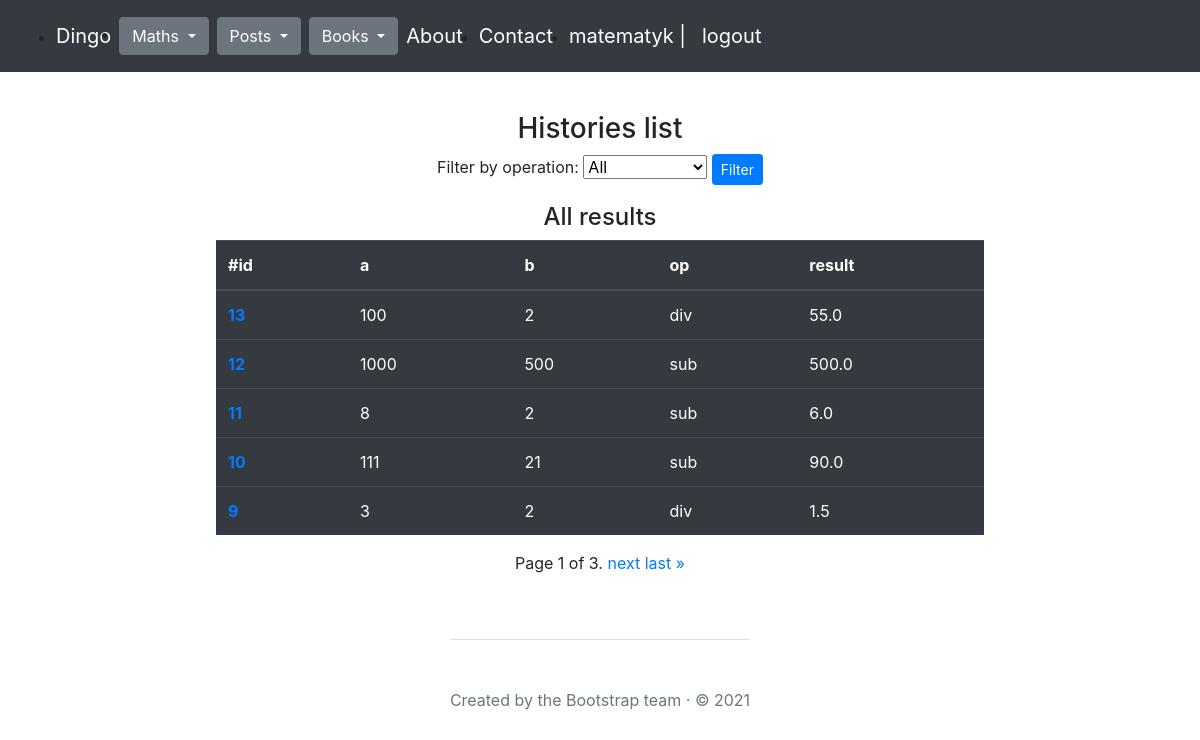
/maths/histories/ (signed in), run on the app's committed database.
### maths/models.py (models this page shows, shortened)
class Math(models.Model):
    class Meta:
        ordering = ["-id"]
    operation = models.CharField(max_length=5, choices=OPERATION_CHOICES)
    a = models.IntegerField()
    b = models.IntegerField()
    created = models.DateTimeField(auto_now_add=True)
    result = models.ForeignKey(
        'maths.Result',
        on_delete=models.CASCADE,
        null=True,
        blank=True
    )

class Result(models.Model):
    value = models.FloatField(blank=True, null=True, unique=True)
    error = models.CharField(
        max_length=255,
        null=True,
        blank=True,
        unique=True
    )
    class Meta:
        constraints = [
            models.CheckConstraint(
                name="%(app_label)s_%(class)s_value_error_together",
                check=(
                    models.Q(
                        value__isnull=False,
                        error__isnull=True,
                    )
                    | models.Q(
                        value__isnull=True,
                        error__isnull=False,
                    )
                ),
            )
        ]

### maths/views.py (the view)
# urls.py: path('histories/', maths_list, name="list"),
@login_required
def maths_list(request):
    maths = Math.objects.all()
    page_number = request.GET.get('page')
    operation_filter = request.GET.get('operation')
    if operation_filter:
        maths = Math.objects.filter(operation=operation_filter)
    paginator = Paginator(maths, 5)
    maths = paginator.get_page(page_number)
    return render(
        request=request,
        template_name="maths/list.html",
        context={"maths": maths,
                 "operation_filter": operation_filter,
                }
    )

### maths/templates/maths/list.html (shortened to what this page needs)
{% extends "main.html" %}
{% block content %}
<div class="mt-3 d-flex flex-column align-items-center justify-content-center">
<h3>Histories list</h3>
<form method="get" action="{% url 'maths:list' %}">
    <label for="operation">Filter by operation:</label>
    <select name="operation" id="operation">
        <option value="">All</option>
    </select>
    <button class="btn btn-sm btn-primary" type="submit">Filter</button>
</form>
    {% if operation_filter %}
        <h4 class="mt-3">Filtered by opetarion: {{ operation_filter }}</h4>
    {% else %}
        <h4 class="mt-3">All results</h4>
    {% endif %}
    <div class="table-responsive">
        <table class="table table-dark">
          <thead>
            <tr>
              <th scope="col">#id</th>
              <th scope="col">a</th>
              <th scope="col">b</th>
              <th scope="col">op</th>
              <th scope="col">result</th>
            </tr>
          </thead>
          <tbody>
            {% if maths %}
            {% for m in maths %}
              <tr>
                <th scope="row"><a href="{% url "maths:details" m.id %}">{{ m.id }}</a></th>
                <td>{{ m.a }}</td>
                <td>{{ m.b }}</td>
                <td>{{ m.operation }}</td>
                {% if m.result.value %}
                <td>{{ m.result.value }}</td>
                {% else %}
                <td>{{ m.result.error }}</td>
                {% endif %}
              </tr>
            {% endfor %}
            {% else %}
            No results
            {% endif %}
            </tbody>
        </table>
      </div>
    <div class="pagination">
    <span class="step-links">
        <span class="current">
            Page {{ maths.number }} of {{ maths.paginator.num_pages }}.
        </span>
        {% if maths.has_next %}
            <a href="?page={{ maths.next_page_number }}">next</a>
            <a href="?page={{ maths.paginator.num_pages }}">last »</a>
        {% endif %}
    </span>
    </div>
  </div>
{% endblock %}

### templates/main.html (shortened to what this page needs)
{% load bootstrap4 %}
<!doctype html>
<html lang="en">
<head>
    <link rel="stylesheet" href="https://stackpath.bootstrapcdn.com/bootstrap/4.5.0/css/bootstrap.min.css">
    {% load static %}
    <link rel="stylesheet" type="text/css" href="{% static 'maths/css/style.css' %}">
</head>
<body>
    <div class="col-lg-8 mx-auto p-3 py-md-5">
        <nav class="navbar navbar-expand-md navbar-dark bg-dark fixed-top py-0 d-flex flex-row justify-content-between align-items-center">
            <div class="collapse navbar-collapse d-flex flex-row align-items-end justify-content-start mt-3" id="navbarsExampleDefault">
                <ul class="d-flex flex-row align-items-center justify-content-center">
                    <li><a class="navbar-brand mr-2" href="/greetings">Dingo</a></li>
                    <li>
                        <div class="btn-group mr-2">
                            <button type="button" class="btn btn-secondary dropdown-toggle" data-toggle="dropdown" aria-haspopup="true" aria-expanded="false">
                                Maths
                            </button>
                        </div>
                    </li>
                    <li>
                        <div class="btn-group mr-2">
                            <button type="button" class="btn btn-secondary dropdown-toggle" data-toggle="dropdown" aria-haspopup="true" aria-expanded="false">
                                Posts
                            </button>
                        </div>
                    </li>
                    <li>
                        <div class="btn-group mr-2">
                            <button type="button" class="btn btn-secondary dropdown-toggle" data-toggle="dropdown" aria-haspopup="true" aria-expanded="false">
                                Books
                            </button>
                        </div>
                    </li>
                    <li><a class="navbar-brand" href="/greetings/about/">About</a></li>
                    <li><a class="navbar-brand" href="/greetings/contact/">Contact</a></li>
                    <li>
                        {% if user.is_authenticated %}
                            <a class="navbar-brand">
                                {{ user.username }} | <a class="navbar-brand" href="{% url 'logout' %}">logout</a>
                            </a>
                        {% else %}
                           <a class="navbar-brand" href="{% url 'login' %}">login</a>
                        {% endif %}
                    </li>
                </ul>
            </div>
        </nav>
        <main>
            <div id="content" class="mt-5">
                {% block content %}{% endblock %}
            </div>
        </main>
        <div class="mt-3 d-flex flex-column align-items-center justify-content-center">
            <footer class="pt-5 my-5 text-muted border-top">
                Created by the Bootstrap team &middot; &copy; 2021
            </footer>
        </div>
    </div>
</body>
</html>

### data on the page
Math: id "13", a "100", b "2", operation "div", result.value "55.0"
Math: id "12", a "1000", b "500", operation "sub", result.value "500.0"
Math: id "11", a "8", b "2", operation "sub", result.value "6.0"
Math: id "10", a "111", b "21", operation "sub", result.value "90.0"
Math: id "9", a "3", b "2", operation "div", result.value "1.5"

### other printed values
{{ user.username }} "matematyk"
{{ maths.number }} "1"
{{ maths.paginator.num_pages }} "3"
